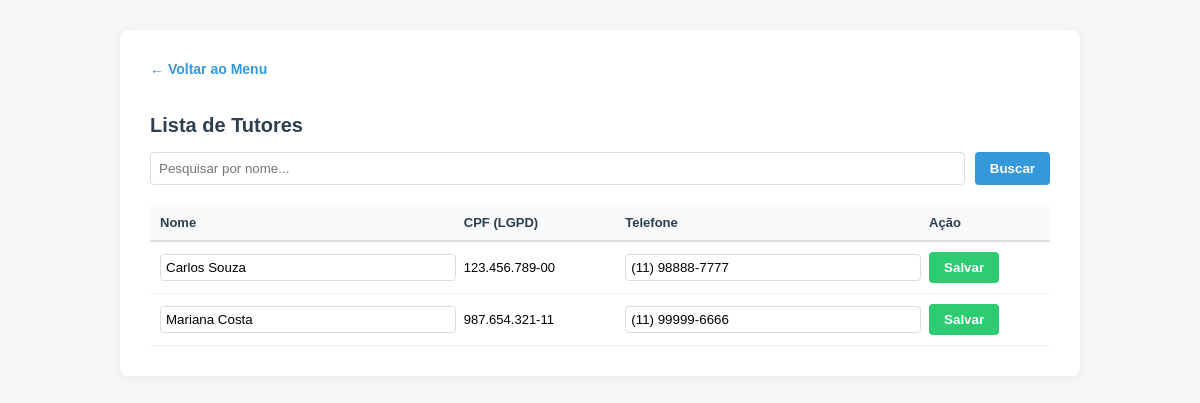
Page /sistema/tutores.php on the committed database.
### tables this page shows
CREATE TABLE IF NOT EXISTS tutores (
    id INT AUTO_INCREMENT PRIMARY KEY,
    nome VARCHAR(100) NOT NULL,
    cpf VARBINARY(255) NOT NULL,
    telefone VARCHAR(20) NOT NULL
);

### sistema/tutores.php (the view, shortened to what this page needs)
<?php
require_once 'conexao.php';
$termo = $_GET['busca'] ?? '';
$sql = "SELECT id, nome, CAST(AES_DECRYPT(cpf, 'chave_secreta_lgpd') AS CHAR) AS cpf, telefone FROM tutores WHERE nome LIKE :termo";
$stmt = $pdo->prepare($sql);
$stmt->execute(['termo' => "%$termo%"]);
$tutores = $stmt->fetchAll(PDO::FETCH_ASSOC);
?>
<!DOCTYPE html>
<html lang="pt-PT">
<head>
</head>
<body>
    <div class="container">
        <a href="dashboard.php" class="voltar">&larr; Voltar ao Menu</a>
        <h2>Lista de Tutores</h2>
        <form method="GET" class="busca">
            <input type="text" name="busca" placeholder="Pesquisar por nome..." value="<?php echo htmlspecialchars($termo); ?>">
            <button type="submit" style="background: #3498db;">Buscar</button>
        </form>
        <table>
            <tr>
                <th>Nome</th>
                <th>CPF (LGPD)</th>
                <th>Telefone</th>
                <th>Ação</th>
            </tr>
            <?php foreach ($tutores as $t): ?>
            <tr>
                <form method="POST">
                    <td><input type="text" name="nome" value="<?php echo htmlspecialchars($t['nome']); ?>"></td>
                    <td><?php echo htmlspecialchars($t['cpf']); ?></td>
                    <td><input type="text" name="telefone" value="<?php echo htmlspecialchars($t['telefone']); ?>"></td>
                    <td><button type="submit">Salvar</button></td>
                </form>
            </tr>
            <?php endforeach; ?>
        </table>
    </div>
</body>
</html>

### sistema/tutores.php (style rules this page uses)
body { font-family: sans-serif; background: #f4f6f8; margin: 0; padding: 30px; }
.container { max-width: 900px; margin: 0 auto; background: #fff; padding: 30px; border-radius: 8px; box-shadow: 0 2px 10px rgba(0,0,0,0.05); }
h2 { color: #2c3e50; font-size: 20px; margin-bottom: 15px; }
.voltar { color: #3498db; text-decoration: none; font-size: 14px; font-weight: bold; display: inline-block; margin-bottom: 20px; }
form.busca { display: flex; gap: 10px; margin-bottom: 20px; }
input[type="text"] { flex: 1; padding: 8px; border: 1px solid #dcdde1; border-radius: 4px; }
button { background: #2ecc71; color: #fff; border: none; padding: 8px 15px; border-radius: 4px; font-weight: bold; cursor: pointer; }
table { width: 100%; border-collapse: collapse; margin-top: 10px; }
th { background: #f8f9fa; color: #2c3e50; text-align: left; padding: 10px; font-size: 13px; border-bottom: 2px solid #dcdde1; }
td { padding: 10px; border-bottom: 1px solid #ecf0f1; font-size: 13px; }
td input[type="text"] { width: 100%; padding: 5px; }

### rows in the picture
tutores: nome "Carlos Souza", cpf "123.456.789-00", telefone "(11) 98888-7777"
tutores: nome "Mariana Costa", cpf "987.654.321-11", telefone "(11) 99999-6666"
